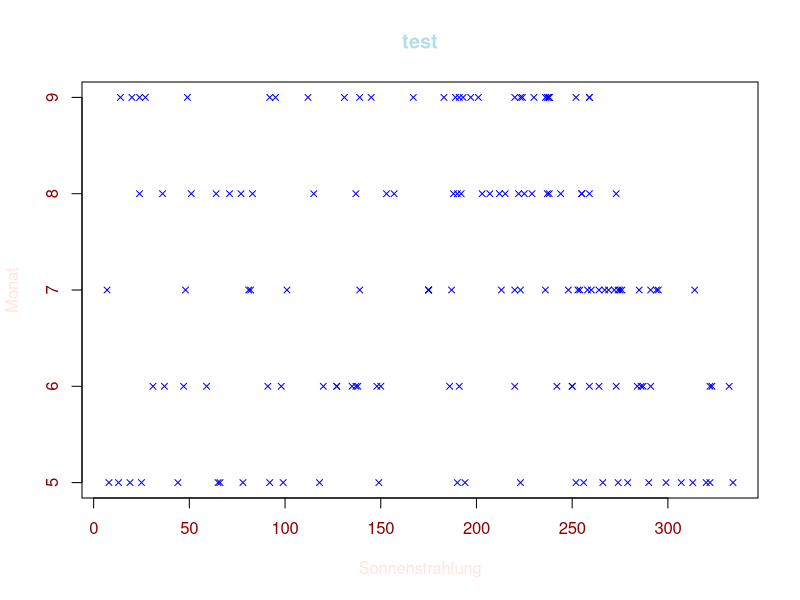
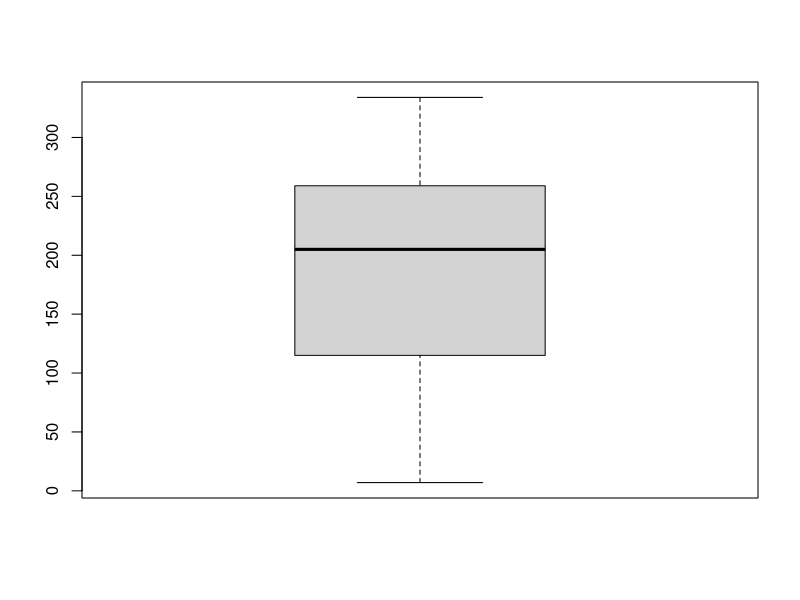
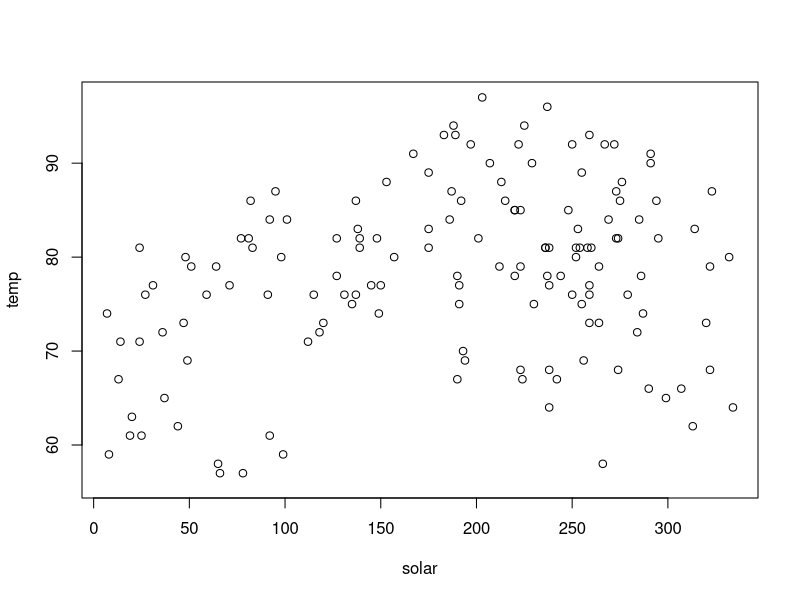
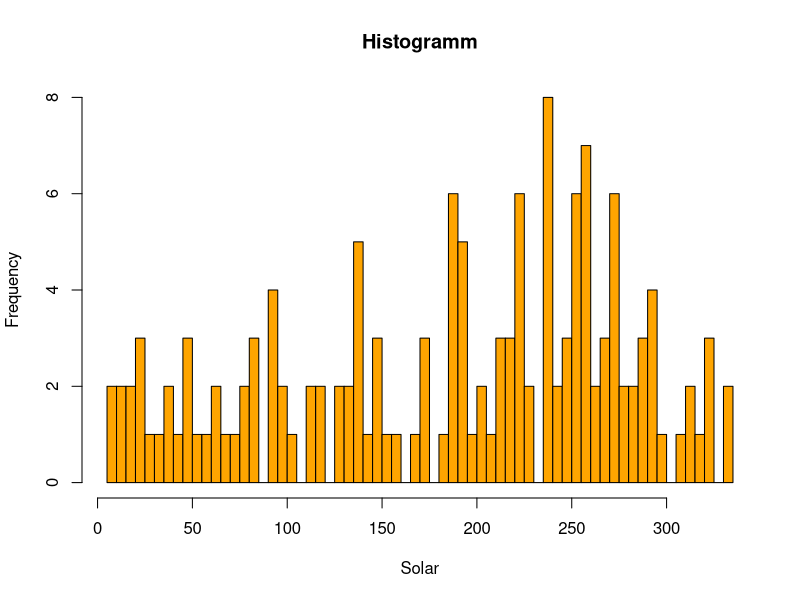
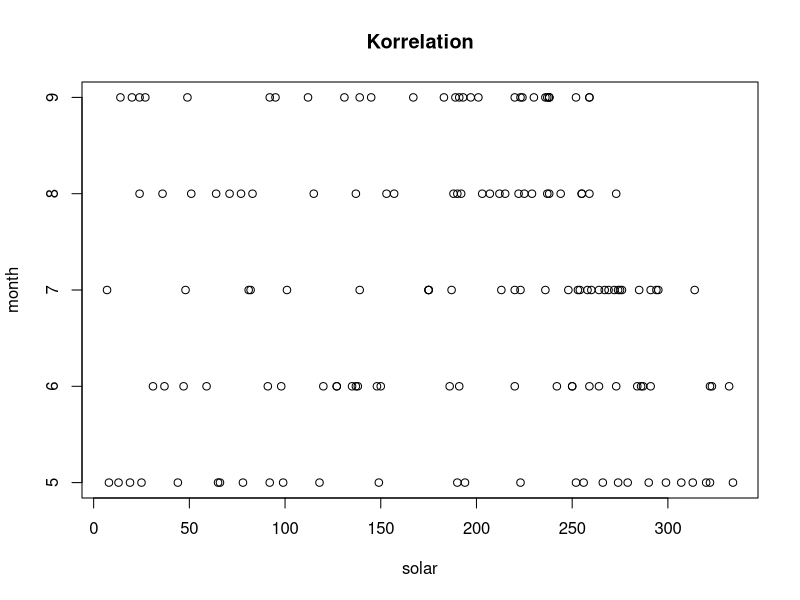
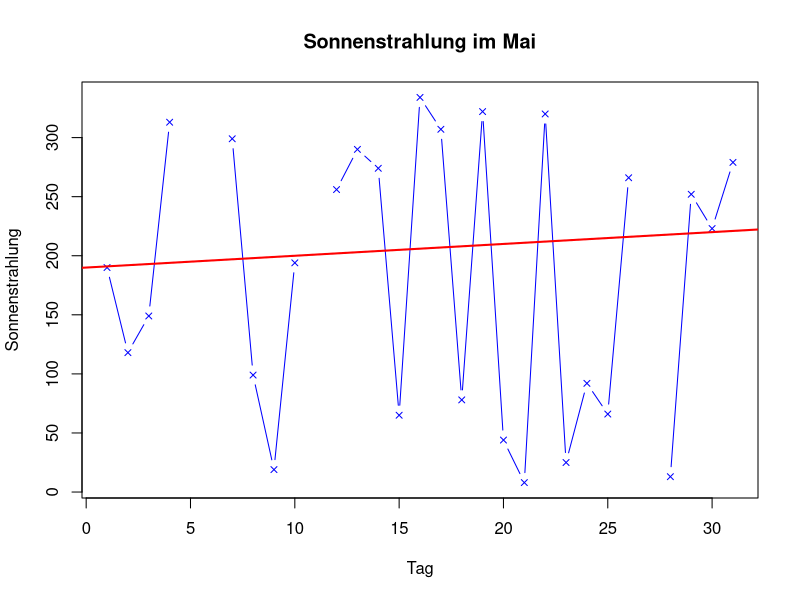
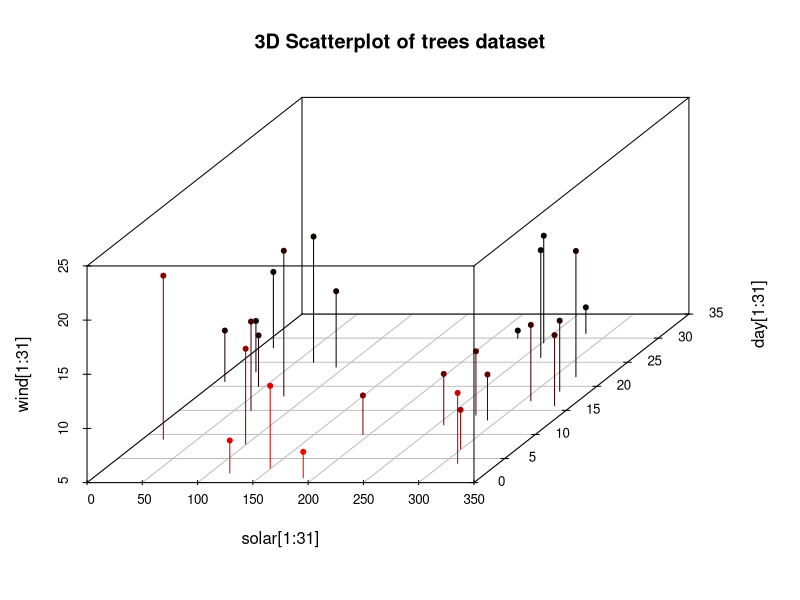
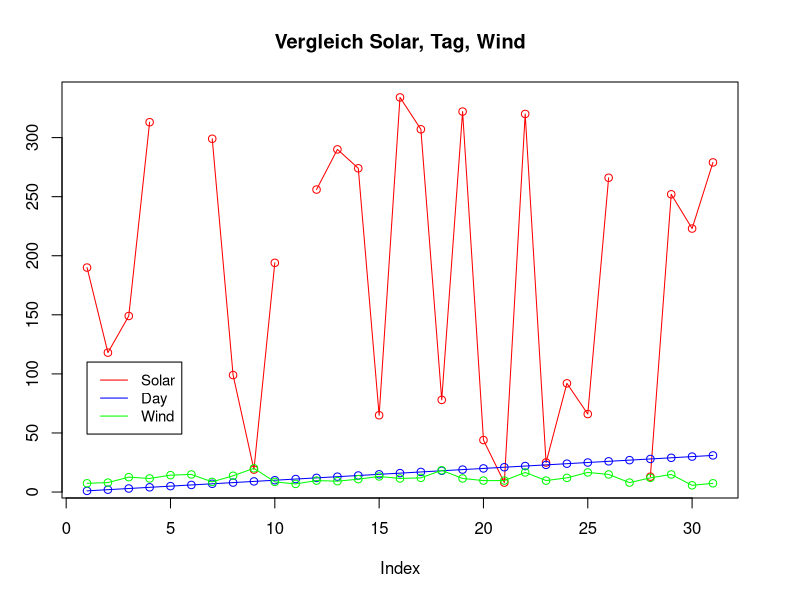

Reproduce these figures in R, in order.
############################################# Header #############################################

  install.packages("MASS")
  install.packages("vcd")
  
  library(MASS)
  library(vcd)
  
  data()
  
  View(airquality)

############################################# part1 #############################################

  ozone <- airquality$Ozone
  
  solar <- airquality$Solar.R
    
  wind <- airquality$Wind
    
  temp <- airquality$Temp
    
  month <- airquality$Month
    
  day <- airquality$Day



  plot(solar, month, main = "test", pch = 4, cex = 0.8, col=c("blue"), col.axis="darkred", col.main="powderblue", col.lab="mistyrose", xlab="Sonnenstrahlung", ylab="Monat")
  
  boxplot(solar)
  
  
  plot(solar, temp)
  
  test <- table(temp, solar)




################################# Am Beispiel Solar #################################

#

  hist(solar, breaks = 100, col = "orange", main = "Histogramm", xlab = "Solar",  prob=F)

#

  relatve_Häufigkeiten <- round(prop.table(table(solar)),2)
  kumulierte_relative_Häufigkeiten <- round(cumsum(prop.table(table(solar))),2)

#

  absolute_Häufigkeiten <- table(table(solar))
  kumulierte_absolute_Häufigkeiten <- cumsum(table(table(solar)))

#

  (arithmetischeMittel <- mean(solar,na.rm=T))

#

  (median <- median(solar,na.rm=T))

#
  
  (quantile <- quantile(solar, probs=c(0.25,0.5,0.75),na.rm=T))

#

  (varianz <- var(solar,na.rm=T))

#

  (Standardabweichung <- sd(solar, na.rm=T))

#

  range <- range(solar, na.rm=T) # Minimum und Maximum
  Spannweite <- max(solar, na.rm=T) - min(solar, na.rm=T)

#

  (Interquartilsabstand <- IQR(solar,na.rm=T,type=6))

#

  (Korrelationskoeffizient <- cor(solar, month, method="pearson"))

#

  plot(solar, month, main = "Korrelation")

#

  summary(lm(solar ~ month))

#

  addmargins((table(month, solar)))

#

  plot(day[1:31], solar[1:31], type="b", main = "Sonnenstrahlung im Mai", pch = 4, cex = 0.8, col=c("blue"), xlab="Tag", ylab="Sonnenstrahlung" )

  abline(solar[1:31], day[1:31], col = "red", lwd = 2)

#

  (cor(solar[1:31], temp[1:31], method="pearson", use = "complete.obs"))


################################# 3D-Darstellung mehrerer Variablen #################################


  install.packages("scatterplot3d")
  library("scatterplot3d")
  
  scatterplot3d(solar[1:31], day[1:31], wind[1:31], pch = 20, highlight.3d = TRUE, type = "h", main = "3D Scatterplot of trees dataset")


################################# Vergleich mehrerer Variablen #################################


  plot(solar[1:31], type = "o", col = "red", ylab = "", main = "Vergleich Solar, Tag, Wind")
  lines(day[1:31], type = "o", col = "blue")
  lines(wind[1:31], type = "o", col = "green")
  legend(1, 110, legend = c("Solar", "Day", "Wind"), col = c("red", "blue", "green"), lty = 1:1, cex = 0.9)
